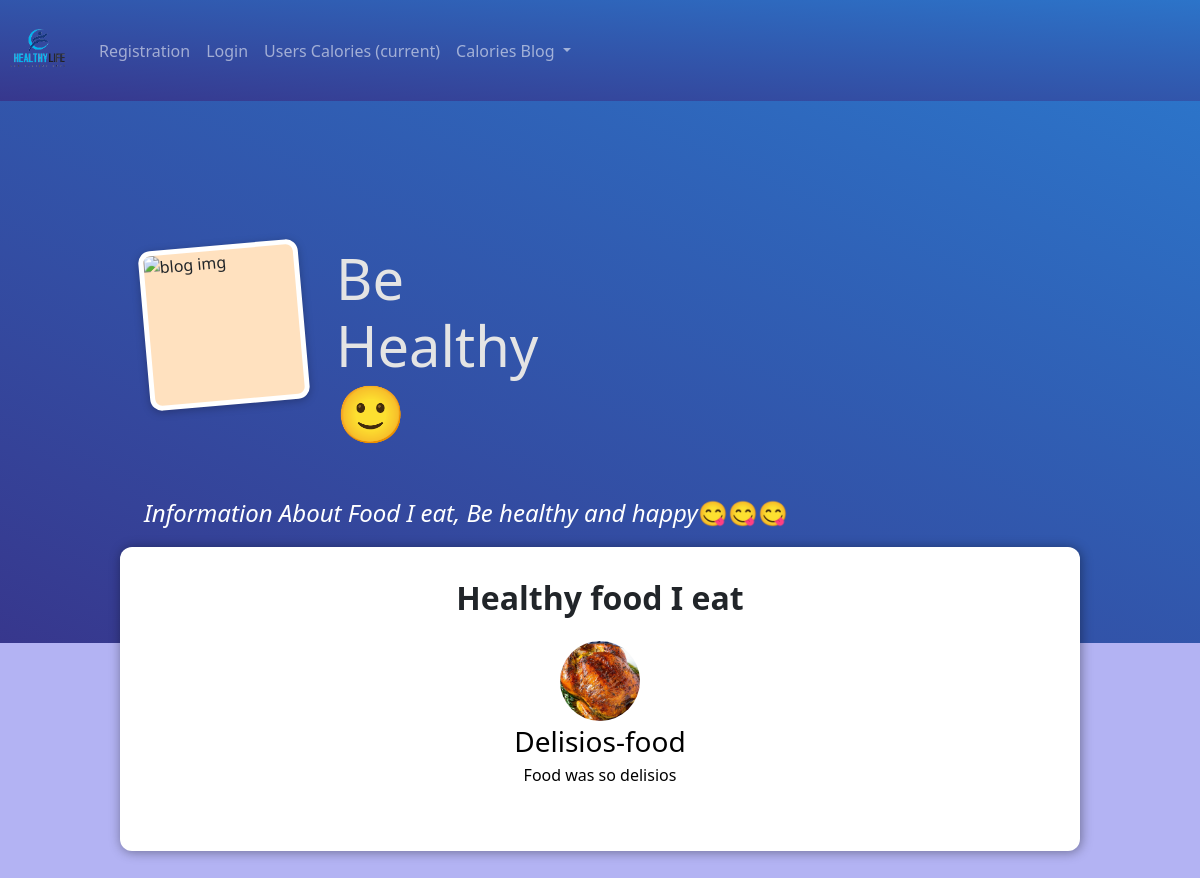
Before: /calories_blog/ with the older database file.
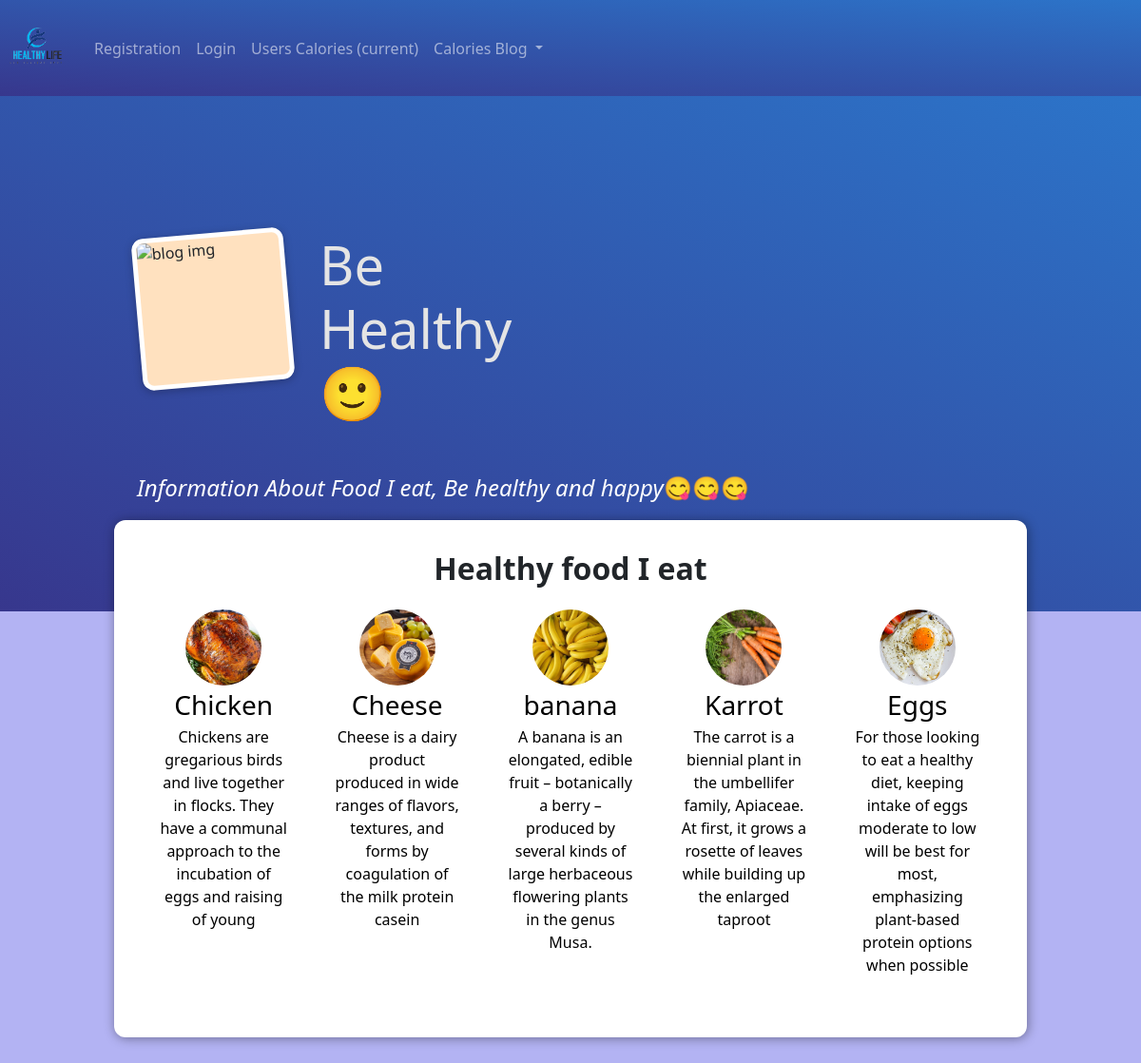
After: the same page with the newer database file.
### calories_blog/models.py (models this page shows, shortened)
class Post(models.Model):
    title = models.CharField(max_length=200)
    excerpt = models.CharField(max_length=250)
    image = models.ImageField(upload_to="posts", null=True)
    date = models.DateField(auto_now=True)
    slug = models.SlugField(unique=True, db_index=True)
    content = models.TextField(validators=[MinLengthValidator(10)])
    author = models.ForeignKey(Author, on_delete=models.SET_NULL, null=True, related_name="posts")
    tags = models.ManyToManyField(Tag)

### calories_blog/views.py (the view)
# urls.py: path("calories_blog/", views.StartingPageView.as_view(), name="start_page_cal"),
class StartingPageView(ListView):
    template_name = "calories_blog/start_page_cal.html"
    model = Post
    ordering = ["-date"]
    context_object_name = "posts"  # default name lists
    paginate_by = 5
    def get_queryset(self):
        queryset = super().get_queryset()
        data = queryset[:5]
        return data

### calories_blog/templates/calories_blog/start_page_cal.html (shortened to what this page needs)
{% extends 'base.html' %}
{% load static %}
{% block css_files %}
  <link rel="stylesheet" href="{% static 'calories_blog/post.css' %}">
  <link rel="stylesheet" href="{% static 'calories_blog/start_page.css' %}">
{% endblock %}
{% block content %}
  <div>
  <section id="welcome">
    <header>
      <img src="{% static 'calories_blog/images/food_logo.jpg' %}" alt="blog img">
      <h2>Be Healthy 🙂</h2>
    </header>
    <p><i>Information About Food I eat, Be healthy and happy</i><strong>😋😋😋</strong></p>
  </section>
  <section id="latest-posts">
    <h2><strong>Healthy food I eat</strong></h2>
    <ul>
      {% for post in posts %}
      {% include "calories_blog/includes/post.html" %}
      {% endfor %}
    </ul>
  </section>
  </div>
{% endblock %}

### calories_blog/templates/calories_blog/includes/post.html
<li>
  <article class="post">
    <a href="{% url 'post-detail-page' post.slug %}">
      <img src="{{ post.image.url }}" alt="{{ post.title }}">
      <div class="post__content">
        <h3>{{ post.title }}</h3>
        <p>{{ post.excerpt }}</p>
      </div>
    </a>
  </article>
</li>

Changed rows visible on the page:
changed Post: title "Delisios-food" → "Chicken"; excerpt "Food was so delisios" → "Chickens are gregarious birds and live together in flocks. They have a communal approach to the incubation of eggs and raising of young"
added Post: image (picture), title "Cheese", excerpt "Cheese is a dairy product produced in wide ranges of flavors, textures, and forms by coagulation of the milk protein casein"
added Post: image (picture), title "banana", excerpt "A banana is an elongated, edible fruit – botanically a berry – produced by several kinds of large herbaceous flowering plants in the genus Musa."
added Post: image (picture), title "Karrot", excerpt "The carrot is a biennial plant in the umbellifer family, Apiaceae. At first, it grows a rosette of leaves while building up the enlarged taproot"
added Post: image (picture), title "Eggs", excerpt "For those looking to eat a healthy diet, keeping intake of eggs moderate to low will be best for most, emphasizing plant-based protein options when possible"
